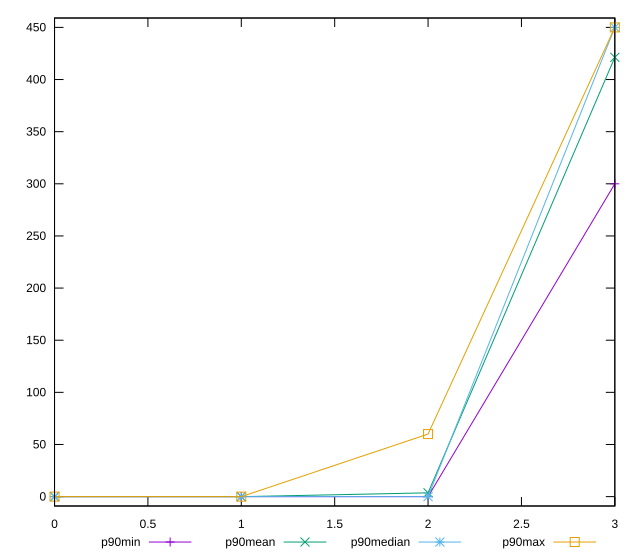

Generate this figure with gnuplot:
reset

$p90Min <<EOF
0 0
1 0
2 0
3 300
EOF

$p90Mean <<EOF
0 0
1 0
2 3.617021276595745
3 421.27659574468083
EOF

$p90Median <<EOF
0 0
1 0
2 0
3 450
EOF

$p90Max <<EOF
0 0
1 0
2 60
3 450
EOF

set key outside below
set xrange [0:3]
set yrange [-9:459]
set trange [-9:459]
set terminal svg size 640, 560 enhanced background rgb 'white'
set output "reports/report_00031_2021-02-24T23-18-18.084Z/unused-css-rules/progression/value.svg"

plot $p90Min title "p90min" with linespoints, \
     $p90Mean title "p90mean" with linespoints, \
     $p90Median title "p90median" with linespoints, \
     $p90Max title "p90max" with linespoints

reset
